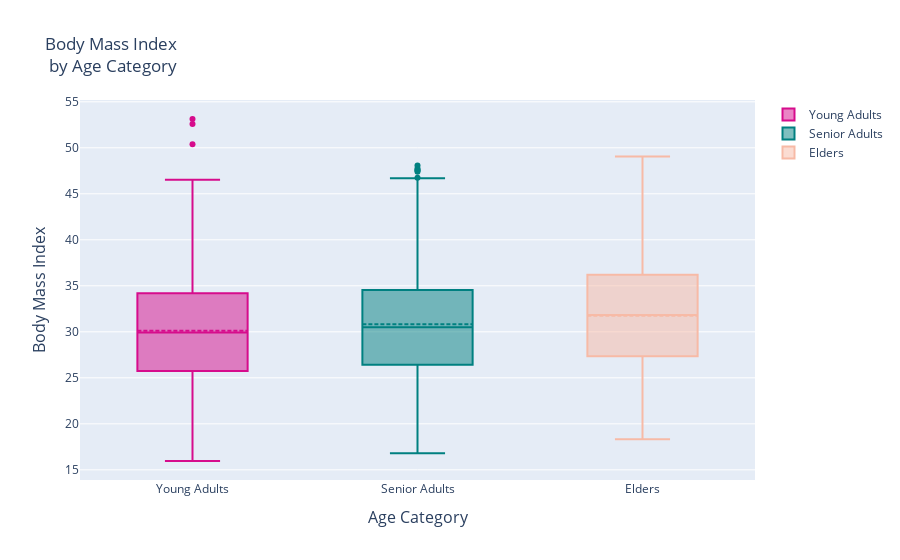

The notebook cell saved with this chart:
### Markdown cell above
Focusing again on the first 3 charts in the bottom row, we can say that the higher amount of charges are dominated by blue points which are represented by smokers.

### Code cell
young_adults = df["bmi"].loc[df["age_cat"] == "Young Adult"].values
senior_adult = df["bmi"].loc[df["age_cat"] == "Senior Adult"].values
elders = df["bmi"].loc[df["age_cat"] == "Elder"].values

trace0 = go.Box(
    y=young_adults,
    name = 'Young Adults',
    boxmean= True,
    marker = dict(color = 'rgb(214, 12, 140)'))
trace1 = go.Box(
    y=senior_adult,
    name = 'Senior Adults',
    boxmean= True,
    marker = dict(color = 'rgb(0, 128, 128)'))
trace2 = go.Box(
    y=elders,
    name = 'Elders',
    boxmean= True,
    marker = dict(color = 'rgb(247, 186, 166)'))

data = [trace0, trace1, trace2]
layout = go.Layout(title="Body Mass Index <br> by Age Category", xaxis=dict(title="Age Category", titlefont=dict(size=16)),
                  yaxis=dict(title="Body Mass Index", titlefont=dict(size=16)))
fig = go.Figure(data=data, layout=layout)
iplot(fig)

### Figure 1 — Plotly figure (JSON) as saved in the notebook; plotly's stock layout.template omitted (floating-point values rounded to 4 significant figures; data arrays with more than 128 entries replaced by an {"elided": "..."} marker saying what was removed)
{"data": [{"boxmean": true, "marker": {"color": "rgb(214, 12, 140)"}, "name": "Young Adults", "type": "box", "y": {"elided": "574 float values"}}, {"boxmean": true, "marker": {"color": "rgb(0, 128, 128)"}, "name": "Senior Adults", "type": "box", "y": {"elided": "548 float values"}}, {"boxmean": true, "marker": {"color": "rgb(247, 186, 166)"}, "name": "Elders", "type": "box", "y": {"elided": "216 float values"}}], "layout": {"title": {"text": "Body Mass Index <br> by Age Category"}, "xaxis": {"title": {"font": {"size": 16}, "text": "Age Category"}}, "yaxis": {"title": {"font": {"size": 16}, "text": "Body Mass Index"}}}}
